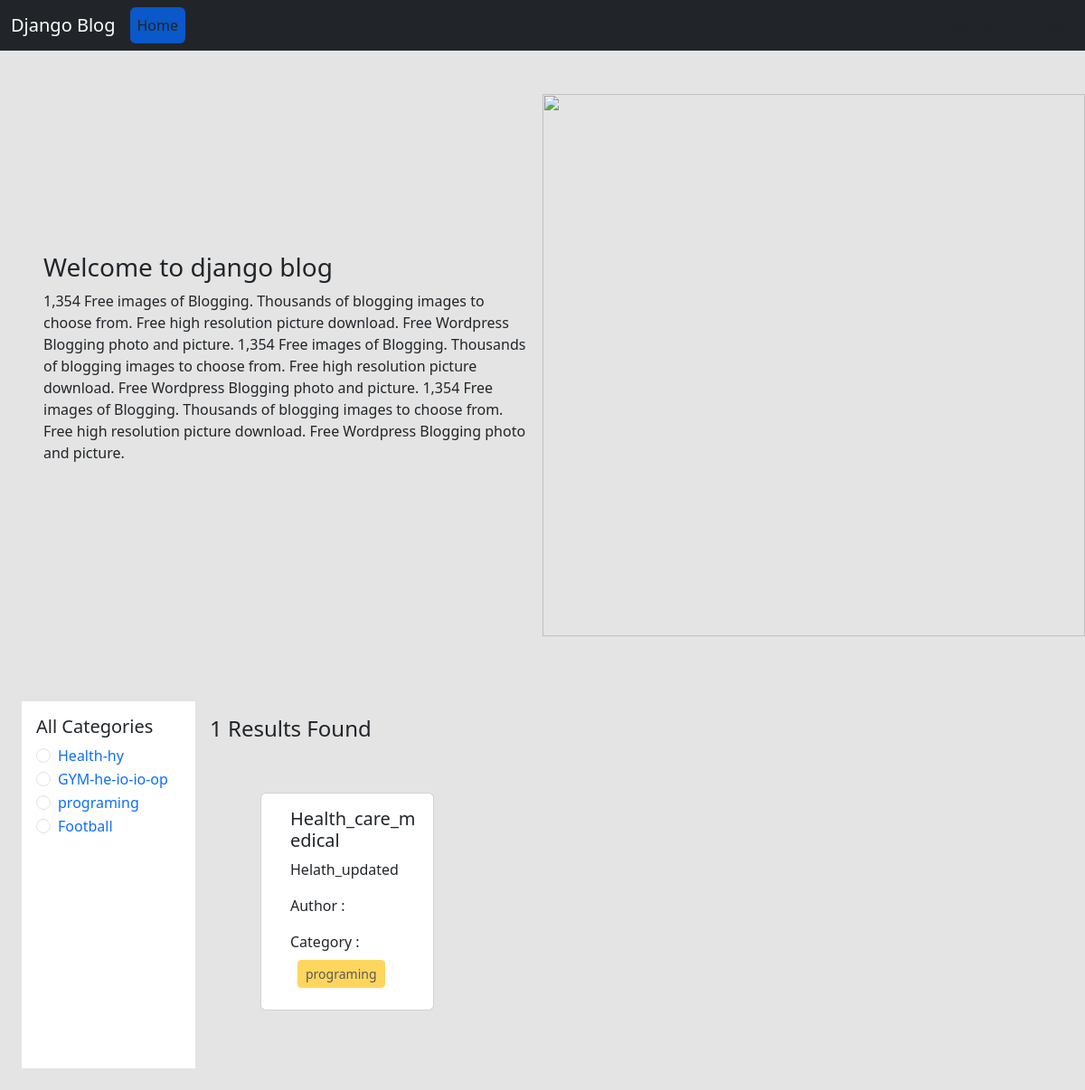
The app's page /category/programing/ with its own data.
### catagories/models.py (models this page shows, shortened)
class Category(models.Model):
    name = models.CharField(max_length=100)
    slug = models.SlugField(max_length=100, unique=True, null=True, blank=True)

### posts/models.py (models this page shows)
class Post(models.Model):
    title = models.CharField(max_length=50)
    content = models.TextField()
    category = models.ManyToManyField(Category)
    author = models.ForeignKey(User, on_delete=models.CASCADE) #one to many relationship
    def __str__(self):
        return f"name : {self.title}"

### blog_project/views.py (the view)
# urls.py: 2. Add a URL to urlpatterns:  path('', views.home, name='home')
def home(request, category_slug = None):
    data = Post.objects.all()
    print(data)
    if category_slug is not None:
        category = Category.objects.get(slug = category_slug)
        data = Post.objects.filter(category = category)
    categories = Category.objects.all()
    return render(request, 'index.html', {'data' : data, 'category' : categories})

### templates/index.html
{% extends "base.html" %}
{% block content %}
{% load static %}
<div class="d-flex flex-wrap m-5 align-items-center justipy-content-between">
  <div class="col-6 pe-3">
    <h3>Welcome to django blog</h3>
    <p>
      1,354 Free images of Blogging. Thousands of blogging images to choose
      from. Free high resolution picture download. Free Wordpress Blogging photo
      and picture. 1,354 Free images of Blogging. Thousands of blogging images
      to choose from. Free high resolution picture download. Free Wordpress
      Blogging photo and picture. 1,354 Free images of Blogging. Thousands of
      blogging images to choose from. Free high resolution picture download.
      Free Wordpress Blogging photo and picture.
    </p>
  </div>
  <div class="col-6">
    <img src="{% static 'Header.avif'%}" style = "width:600px"/>
  </div>
</div>
<div class="d-flex flex-wrap p-4">
  <div class="col-2 bg-white p-3">
    <h5>All Categories</h5>
    {% for cate in category %}
    <div class="form-check">
      <input
        class="form-check-input"
        type="radio"
        name="category"
        id="{{cate.id}} "
      />
      <label class="form-check-label" for="{{cate.id}} ">
        <a
          href="{% url 'category_wise_post' cate.slug %}"
          class="text-decoration-none"
          >{{cate.name}}</a
        >
      </label>
    </div>
    {% endfor %}
  </div>
  <div class="col-10 p-3">
    <h4>{{data | length}} Results Found</h4>
    <div class="d-flex flex-wrap px-5 py-5">
      {% for post in data %}
      <div class="col-sm-3">
        <div class="card mx-2">
          <div class="card-body ms-3">
            <h5 class="card-title">{{post.title}}</h5>
            <p class="card-text">{{post.content}}</p>
            <p class="card-text">
              Author : {{post.author.first_name}} {{post.author.last_name}}
            </p>
            <p class="card-text">
              Category : {% for cat in post.category.all%}
              <button class="btn btn-warning btn-sm m-2" disabled>
                {{cat.name}}
              </button>
              {% endfor %}
            </p>
          </div>
        </div>
      </div>
      {% endfor %}
    </div>
  </div>
</div>
{% endblock content %}

### records on screen
Category: name "Health-hy"
Category: name "GYM-he-io-io-op"
Category: name "programing"
Category: name "Football"
Post: title "Health_care_medical", content "Helath_updated"

### other values on screen
{{ data | length }} "1"
